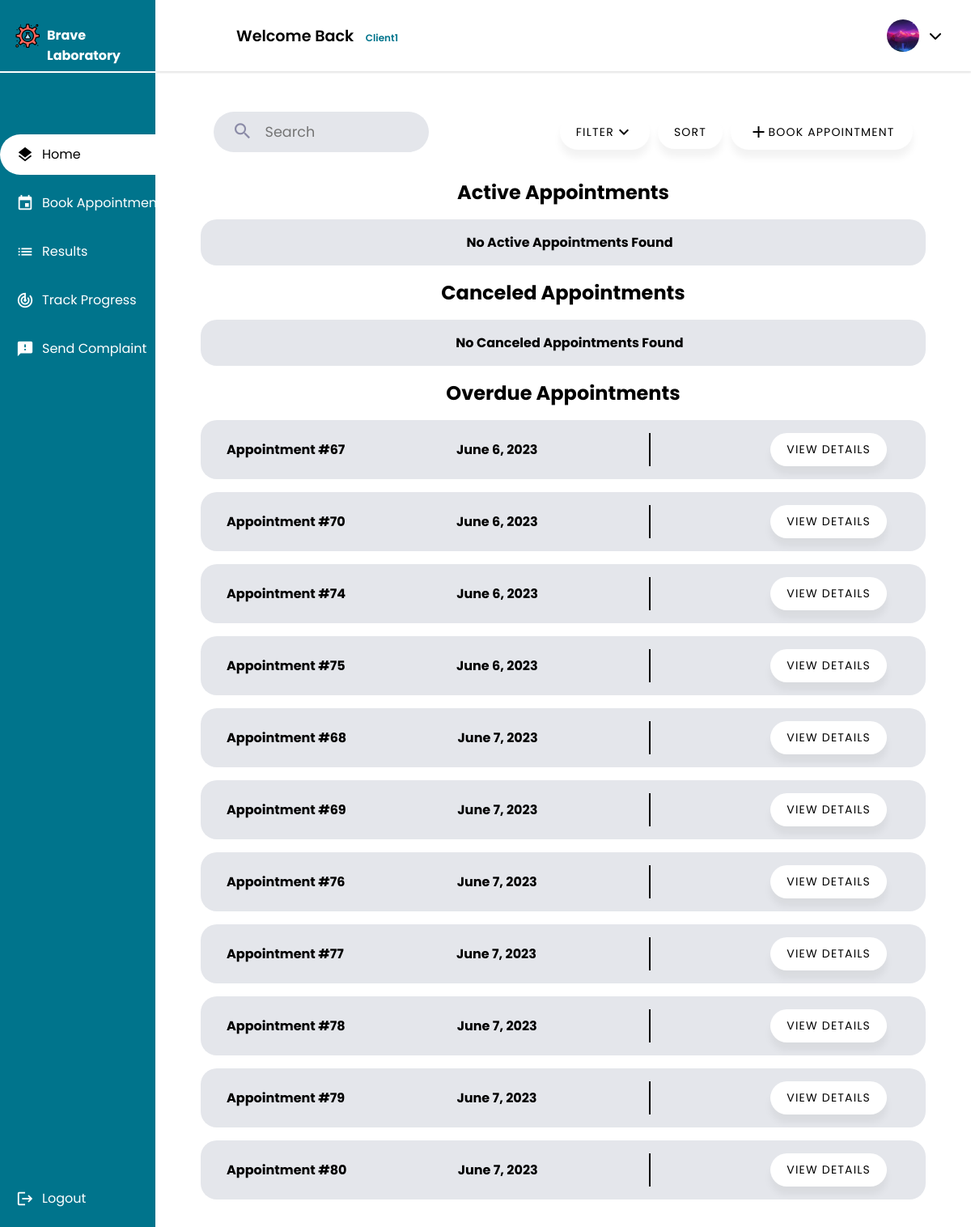
The page /client/home/appointment (signed in) on the database as committed earlier.
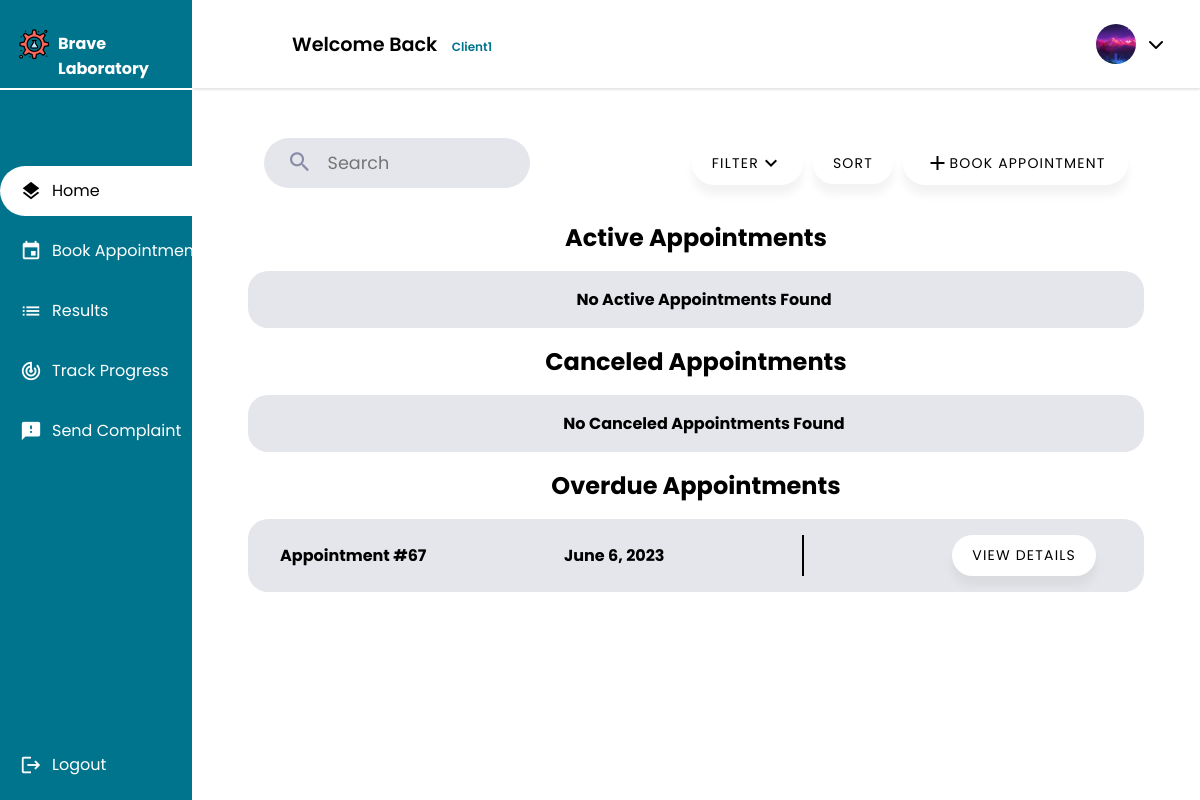
The same page on the database as committed later.
### client/models.py (models this page shows, shortened)
class Client(models.Model):
    GENDERS =[
        ('M','Male'),
        ('F','Female')
    ]
    user = models.OneToOneField(User, primary_key = True, on_delete=models.CASCADE)
    phone_number = models.CharField(max_length=10,validators=[phone_regex])
    gender = models.CharField(max_length = 1 ,choices = GENDERS)
    address = models.CharField(max_length=50)
    policy = models.BooleanField(default = False)
    profile_pic = models.ImageField(default="default.png", upload_to="profile_pics")
    date_of_birth = models.DateField(default='2003-03-08')
    tests_made = models.PositiveIntegerField(default=0)
    class Meta():
        db_table = 'auth_client'

### main_home/models.py (models this page shows, shortened)
class Appointment(models.Model):
    UPCOMING = 'Upcoming'
    TOMORROW = 'Tommorow'
    TODAY = 'Today'
    OVERDUE = 'Overdue'
    STATUS_CHOICES = [
        (UPCOMING, 'Upcoming'),
        (TOMORROW, 'Tommorow'),
        (TODAY, 'Today'),
        (OVERDUE, 'Overdue'),
    ]
    client = models.ForeignKey(Client, on_delete=models.CASCADE)
    tests_requested = models.ManyToManyField(TestOffered)
    date = models.DateField(validators=[validate_date_not_past])
    description = models.CharField(max_length=1000,blank=True)
    document = models.ImageField(null=True,blank=True,upload_to='medical_documents')
    total_price = models.DecimalField(max_digits=10, decimal_places=2)
    payment_status = models.BooleanField(default=False)
    arrived = models.BooleanField(default=False)
    cancelled = models.BooleanField(default=False)
    performed = models.BooleanField(default=False)
    class Meta:
        db_table = 'appointment'
    @property
    def status(self):
        today = timezone.now().date()
        if self.date > today:
            return self.UPCOMING
        elif self.date == today:
            return self.TODAY
        elif self.date == today + timezone.timedelta(days=1):
            return self.TOMORROW
        else:
            return self.OVERDUE

### client/views.py (the view)
# urls.py: path("home/appointment",views.client_home,name="client"),
@login_required
@permission_required('client.view_client', raise_exception=True)
def client_home(request):
    appointments = Appointment.objects.filter(client=request.user.client).order_by('date')
    active_appointments = []
    canceled_appointments = []
    overdue_appointments = []
    for appointment in appointments:
        if appointment.cancelled:
            canceled_appointments.append(appointment)
        elif appointment.status == appointment.OVERDUE:
            overdue_appointments.append(appointment)
        else:
            active_appointments.append(appointment)
    context = {
        'active_appointments': active_appointments,
        'canceled_appointments': canceled_appointments,
        'overdue_appointments': overdue_appointments,
    }
    return render(request,'client/client.html',context)

### client/templates/client/client.html (shortened to what this page needs)
{% extends 'main_home/actors_base.html' %}
{% load static %}
{% block css_2 %}
<link rel="stylesheet" href="{% static 'css/list.css' %}">
<link rel="stylesheet" href="{% static 'css/lists/ap_list.css' %}">
{% endblock css_2 %}
{% block main %}
    <div class="Container">
      <div class="header ">
        <div class="search">
            <form class="search-bar">
                <button>
                    <span class="material-icons search-icon">
                        </span>
                </button>
                <input class="search-bar-input" placeholder="Search" required="" type="text">
            </form>
        </div>
        <div class="nurse">
            <button class="list-button filter">Filter<span class="material-icons">expand_more</span></button>
        <button class="list-button">Sort</button>
        <button class="list-button book"><a class="list-links" href={% url 'client_appointment_book' %}><span class="material-icons">add</span> Book Appointment</a></button>
        </div>
    </div>
        <h2>Active Appointments</h2>
        {% if active_appointments %}
        <div>
          <ul class="lists">
              {% for appointment in active_appointments %}
              {%if not appointment.performed %}
                <li class="app1">
                    <span><strong>Appointment #{{ appointment.id }}</strong></span>
                    <span><strong>{{ appointment.date }}</strong></span>
                    <div class="buttons">
                      {% if appointment.cancelable >= 3 and not appointment.payment.payed_appointment_fee%}
                        <button class="list-button cancel-button">Cancel</button>
                      {% endif %}
                        <button class="list-button"><a class="list-links" href="{% url 'client_appointment_detail' appointment.id %}">View Details</a></button>
                    </div>
                    <form class="cancel-form" action="{% url 'client_cancel_appointment' appointment.id %}" method="post">
                      {% csrf_token %}
                      <button type="submit">Cancel Appointment</button>
                    </form>
                </li>
                {%endif%}
              {% endfor %}
            </ul>
          </div>
        {% else %}
        <div>
          <ul class="lists">
              <li class="app1 empty">
                  <span><strong>No Active Appointments Found</strong></span>
              </li>
          </ul>
        </div>
        {% endif %}
      <h2>Canceled Appointments</h2>
      {% if canceled_appointments %}
      <div>
        <ul class="lists">
            {% for appointment in canceled_appointments %}
              <li class="app1">
                  <span><strong>Appointment #{{ appointment.id }}</strong></span>
                  <span><strong>{{ appointment.date }}</strong></span>
                  <div class="buttons">
                      <button class="list-button"><a class="list-links" href="{% url 'client_appointment_detail' appointment.id %}">View Details</a></button>
                  </div>
              </li>
            {% endfor %}
          </ul>
      </div>
      {% else %}
      <div>
        <ul class="lists">
            <li class="app1 empty">
                <span><strong>No Canceled Appointments Found</strong></span>
            </li>
        </ul>
      </div>
      {% endif %}
      <h2>Overdue Appointments</h2>
      {% if overdue_appointments %}
      <div>
        <ul class="lists">
            {% for appointment in overdue_appointments %}
              <li class="app1">
                  <span><strong>Appointment #{{ appointment.id }}</strong></span>
                  <span><strong>{{ appointment.date }}</strong></span>
                  <div class="buttons">
                      <button class="list-button"><a class="list-links" href="{% url 'client_appointment_detail' appointment.id %}">View Details</a></button>
                  </div>
              </li>
            {% endfor %}
          </ul>
        </div>
      {% endif %}
    </div>
    </div>
{% endblock main %}
{% block sidebar %}
    <li><a href={% url 'client' %}><span class="material-icons X">layers</span><span class="nav-item">Home</span></a></li>
    <li><a href={% url 'client_appointment_book' %}><span class="material-icons X">event</span><span class="nav-item">Book Appointment</span></a></li>
    <li><a href={% url 'client_result_list' %}><span class="material-icons X">list</span><span class="nav-item">Results</span></a></li>
    <li><a href={% url 'client_request_list' %}><span class="material-icons X">track_changes</span><span class="nav-item">Track Progress</span></a></li>
    <li><a href={% url 'create_complaint' %}><span class="material-icons X">feedback</span><span class="nav-item">Send Complaint</span></a></li>
{% endblock sidebar %}

### main_home/templates/main_home/actors_base.html (shortened to what this page needs)
{% extends 'main_home/base.html' %}
{% load static %}
{% block css %}
        <link rel="stylesheet" href="https://cdnjs.cloudflare.com/ajax/libs/font-awesome/6.4.0/css/all.min.css">
        <link rel="stylesheet" href="{% static 'css/actors.css' %}" />
{% endblock css %}
{% block content %}
    <div class="container">
        <header>
            <div class="wlc">
                <h1>Welcome Back&nbsp;<span class="smaller-text">{{user.username}}</span></h1>
            </div>
            <div class="Left">
                <ul class="DROPS">
                    {% if user.groups.first.name == 'client' %}
                    <li class="profile-header"><a class="profile-pic-container" onclick="showElement()"><img class="profile-pic" alt="profile_pic" src="{{ user.client.profile_pic.url }}"></img><i class="fa-solid fa-chevron-down"></i></a>
                    {% endif %}
                        </li>
                    </ul>
                </div>
        </header>
        <div class="Main">
            {% block main %}{% endblock main %}
        </div>
    <div class="nav-header">
        <a class="logo" href="{% url user.groups.first.name %}">
            <img alt='logo' src="{% static 'img/logo.png' %}">
            <span><strong>Brave Laboratory</strong></span>
        </a>
    </div>
    <nav>
        <ul>
            {% block sidebar %}{% endblock sidebar %}
            <li class="end">
                <a href='{% url 'logout' %}'>
                    <span class="material-icons emoji">logout</span>
                    <span class="nav-item">Logout</span>
                </a>
            </li>
        </ul>
    </nav>
{% endblock content %}

### main_home/templates/main_home/base.html (shortened to what this page needs)
{% load static %}
<!DOCTYPE html>
<html lang="en">
<head>
    {% block css %}{% endblock css %}
    {% block css_2 %}{% endblock css_2 %}
</head>
<body>
    {% block content %}{% endblock content %}
</body>
</html>

### static/css/actors.css (style rules this page uses)
* { font-family: 'Poppins', sans-serif; margin: 0; padding: 0; }
body { background-color: #fff; }
ul { list-style-type: none; }
.container { text-align: center; float: right; width: 100%; height: 90vh; }
header { position: fixed; top: 0; left: 0; right: 0; z-index: 1; width: 84vw; height: 11vh; background-color: rgb(255, 255, 255); display: flex; align-items: center; justify-content: space-between; margin-left: auto; box-shadow: 0px 2px 2px rgba(0, 0, 0, 0.1); }
.Main { display: flex; justify-content: center; margin-top: 11vh; margin-left: 16vw; padding-top: 1.5%; padding-bottom: 1.5%; }
.Container { font-size: 16px; width:100%; height: 100%; margin: 0 20px; border-radius: 20px; background-color: white; padding-left: 20px; padding-right: 20px; }
.wlc { margin-left: 100px; }
.wlc h1 { font-size: 1.2rem; }
.Left { float: right; display: flex; align-items: center; flex-direction: row; justify-content: space-between; gap: 40px; margin-right: 15px; }
.DROPS { display: flex; align-items: center; justify-content: center; flex-direction: row; gap: 50px; }
.DROPS a { width: auto; height: auto; padding: 50px; text-decoration: none; color: black; padding: 1px; }
.DROPS li { padding: 20px; list-style: none; }
.DROPS .profile-header { width: auto; border-radius: 30px; height: 20px; display: flex; justify-content: center; align-items: center; cursor: pointer; }
.nav-header { position: fixed; left: 0; z-index: 1; top: 0; bottom: 89vh; background-color: #00748c ; width: 16vw; height: 11vh; overflow: hidden; box-shadow: 0px 4px 4px rgb(255, 255, 255); }
.nav-header a { position: relative; color: white; padding-left: 18px; width: 15vw; }
nav { position: fixed; left: 0; z-index: 1; top: 11.2vh; bottom: 0; background-color: #00748c; width: 16vw; overflow: hidden; }
.logo { display: flex; transition: all 0.5s ease; margin-top: 3.5vh; padding-right: 0 !important; width: 100%; gap: 8px; }
.logo span { font-size: 1rem; padding-top: 3px; }
.logo img { height: 32px; }
nav a { position: relative; color: white; display: table; padding-left: 20px; padding-right: 30px; width: 15vw; }
nav .material-icons { position: relative; top: 14px; font-size: 22px !important; }
nav ul { margin-top: 40%; }
.nav-item { position: relative; top: 8px; margin-left: 10px; }
nav ul li { transition: 0.4s; width: auto; margin-bottom: 10px; }
.end { position: fixed; bottom: 0; transition: 0.4s; width: auto; margin-bottom: 10px; }
nav ul li::after { content: ''; display: block; position: relative; left: 0; width: 5px; height: 100%; }
nav ul .active { background-color: white; border-radius: 30px 0px 0px 30px; }
nav ul .active a { color: black; }
.profile-pic { width: 40px; height: 40px; border-radius: 50%; cursor: pointer; object-fit: cover; }
header h1 { font-weight: 600; }
a { text-decoration: none; }
nav a { height: 50px; }
.search { width: 100%; position: relative; display: flex; cursor: pointer; }
.search span { font-size: 26px; }
.search-bar button { border: none; background: none; color: #8b8ba7; }
.search-bar { --timing: 0.3s; --width-of-input: 240px; --height-of-input: 50px; --border-height: 2px; --input-bg: #fff; --border-color: #00748c; --border-radius: 30px; --after-border-radius: 1px; position: relative; width: var(--width-of-input); height: var(--height-of-input); display: flex; align-items: center; padding-inline: 0.8em; border-radius: var(--border-radius); transition: border-radius 0.5s ease; background: var(--input-bg, #fff); background-color: #E4E6EB; }
.search-bar-input { font-size: 1.1rem; background-color: transparent; width: 100%; height: 100%; padding-inline: 0.5em; padding-block: 0.7em; border: none; }
.search-bar:before { content: ""; position: absolute; background: var(--border-color); transform: scaleX(0); transform-origin: center; width: 100%; height: var(--border-height); left: 0; bottom: 0; border-radius: 1px; transition: transform var(--timing) ease; }
.search-bar .search-icon { margin-top: 3px; margin-right: 6px; margin-left: 10px; }
.profile-pic-container { display: flex; justify-content: center; align-items: center; gap: 12px; }
.profile-pic-container i { cursor: pointer !important; }

### static/css/lists/ap_list.css (style rules this page uses)
.app1 .buttons { width: 260px; display: flex; justify-content: right; gap: 10px; }
.header .book { width: 225px; display: flex; justify-content: center; align-items: center; }
.header .book a { width: 225px; display: flex; justify-content: center; align-items: center; }

Rows that differ between the two databases and show on the page:
removed Appointment: id "70", date "June 6, 2023"
removed Appointment: id "74", date "June 6, 2023"
removed Appointment: id "75", date "June 6, 2023"
removed Appointment: id "68", date "June 7, 2023"
removed Appointment: id "69", date "June 7, 2023"
removed Appointment: id "76", date "June 7, 2023"
removed Appointment: id "77", date "June 7, 2023"
removed Appointment: id "78", date "June 7, 2023"
removed Appointment: id "79", date "June 7, 2023"
removed Appointment: id "80", date "June 7, 2023"
